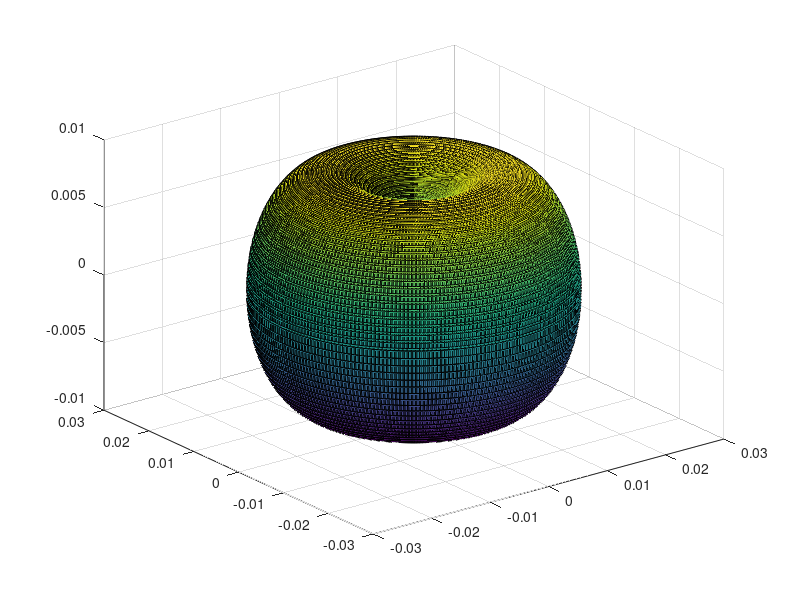

The MATLAB source for this figure:
clc;
clear all;
theta = 0 : 0.025 : (2*pi);
phi = 0 : 0.025 : (2*pi);
k = 2*pi;
l = (1/(4*pi));
I = 1 ; n = 120*pi ;
%Urad = (I*n/(8*pi*pi))*((cos(k*l*sin(theta)./2)-cos(k*l./2))./(cos(theta).^2));
Urad = k*l*sin(theta)./2;
Urad = cos(Urad) - cos(k*l./2);
Urad = Urad * I * n ./ (8*pi*pi);
Urad = Urad ./ (cos(theta).^2);
UdB = 10 * log10(Urad);
Umin = min(UdB);
U = UdB - Umin;
for i = 1 : 1 : length(theta)
    theta(i,:) = theta(1,:);
end
phi = phi';
for i = 1 : 1 : length(phi)
    phi(:,i) = phi(:,1);
end
for i = 1 : 1 : length(U)
    U(i,:) = U(1,:);
end
[x , y , z] = sph2cart(phi,theta,U);
surf(x,y,z);
